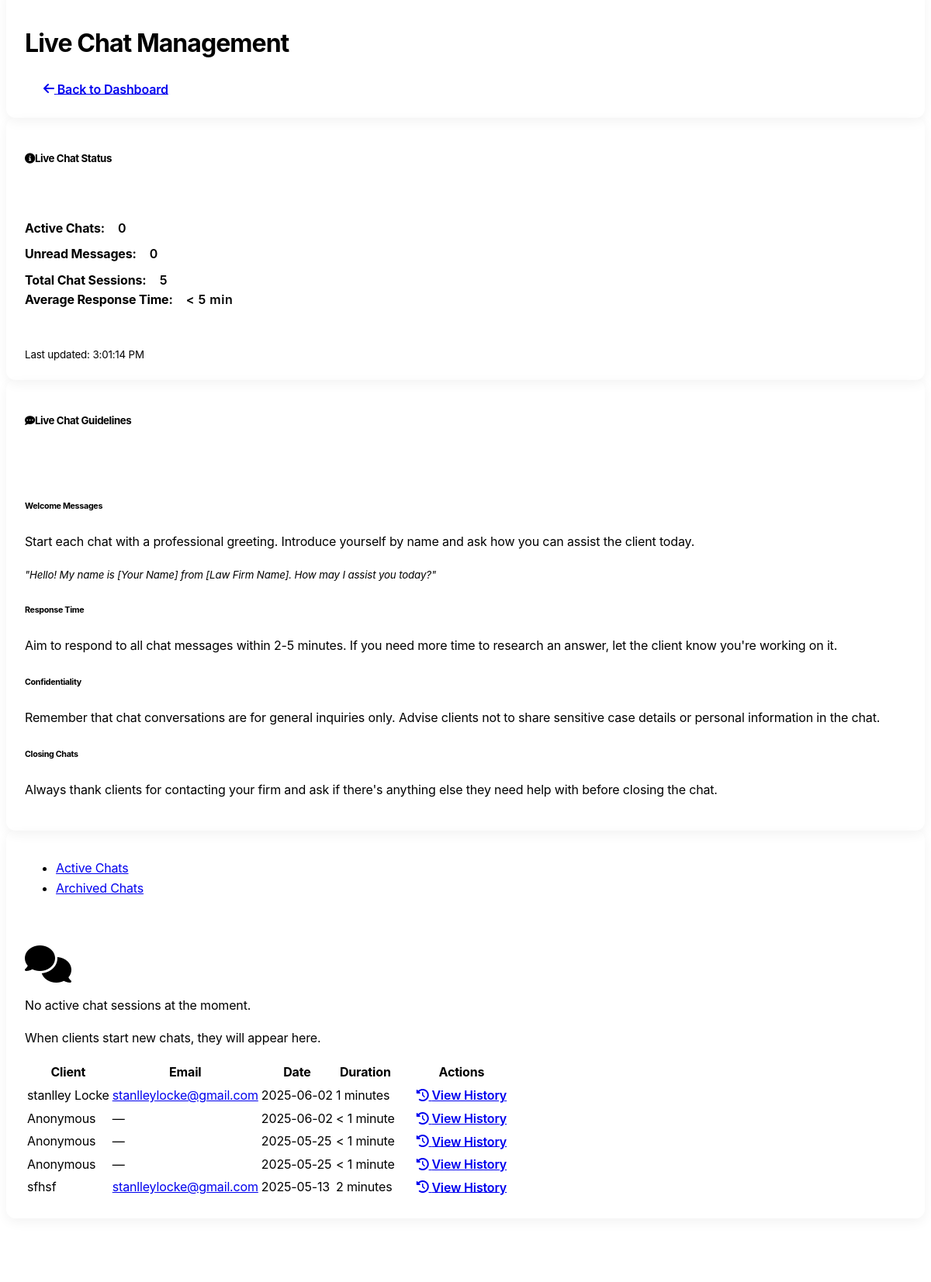
Before: /admin/chats (signed in, middle part) with the older database file.
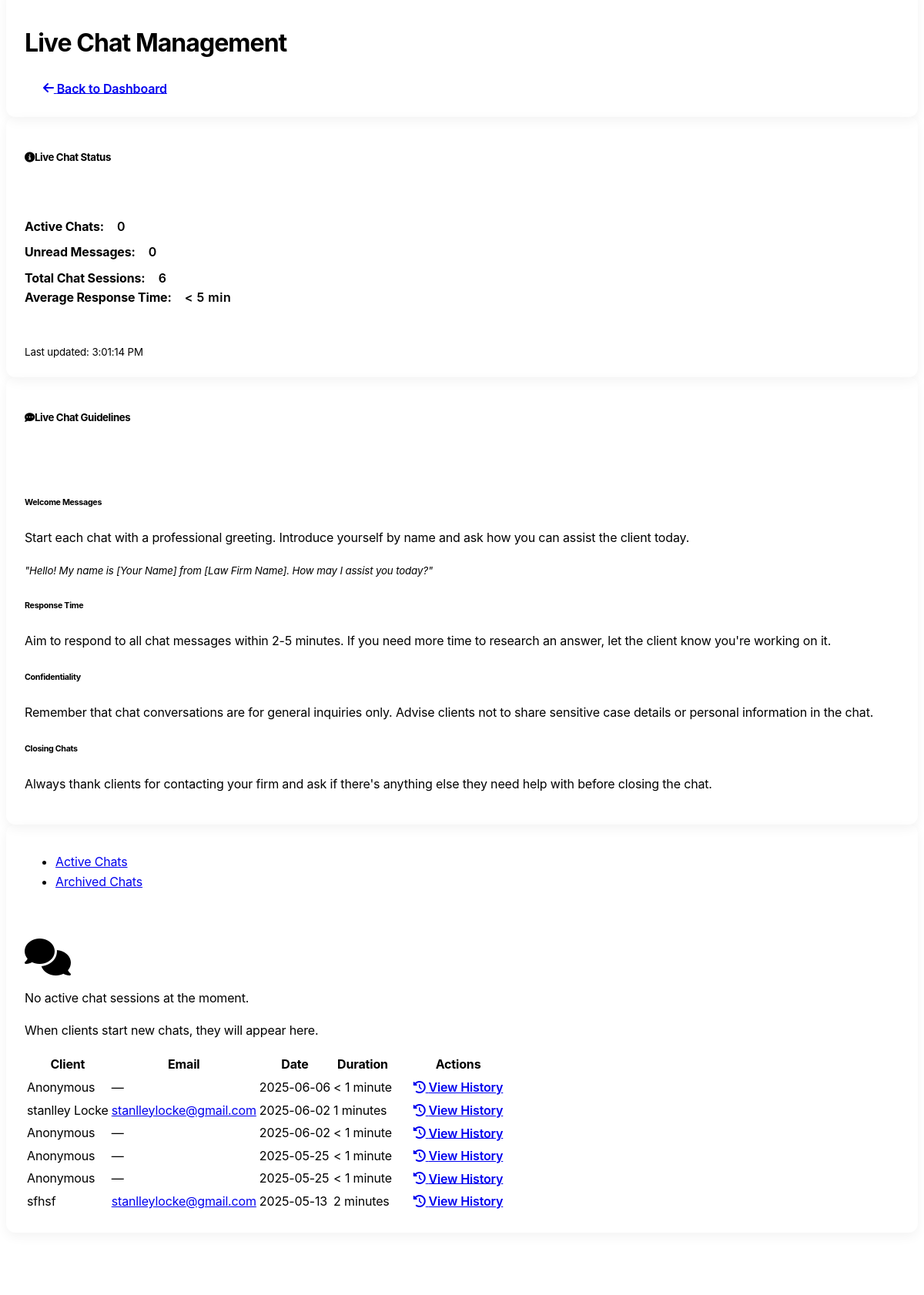
After: the same page with the newer database file.
### models.py (models this page shows, shortened)
class ChatRoom(db.Model):
    id = db.Column(db.Integer, primary_key=True)
    room_id = db.Column(db.String(100), unique=True, nullable=False)
    client_name = db.Column(db.String(100), nullable=True)
    client_email = db.Column(db.String(120), nullable=True)
    created_at = db.Column(db.DateTime, default=datetime.utcnow)
    last_activity = db.Column(db.DateTime, default=datetime.utcnow)
    is_active = db.Column(db.Boolean, default=True)

### routes/chat_routes.py (the view)
@chat_bp.route('/admin/chats')
@login_required
def admin_chats():
    if not current_user.is_admin:
        return render_template('errors/403.html'), 403
    active_rooms = ChatRoom.query.filter_by(is_active=True).order_by(ChatRoom.last_activity.desc()).all()
    archived_rooms = ChatRoom.query.filter_by(is_active=False).order_by(ChatRoom.last_activity.desc()).all()
    for room in active_rooms:
        room.has_unread = ChatMessage.query.filter_by(
            room=room.room_id,
            is_read=False,
            is_from_client=True
        ).count() > 0
    total_chats = ChatRoom.query.count()
    return render_template('admin/chats.html',
                          title='Manage Chats',
                          active_rooms=active_rooms,
                          archived_rooms=archived_rooms,
                          total_chats=total_chats)

### templates/admin/chats.html (shortened to what the changed rows need)
{% extends "layout.html" %}
{% block content %}
<div class="container py-4">
    <div class="row mb-4">
        <div class="col-12">
            <div class="card">
                <div class="card-body d-flex justify-content-between align-items-center">
                    <h1 class="h3 mb-0">Live Chat Management</h1>
                </div>
            </div>
        </div>
    </div>
    <div class="row mb-4">
        <div class="col-md-4">
            <div class="card h-100">
                <div class="card-body">
                    <div class="mb-3">
                        <div class="d-flex justify-content-between align-items-center mb-1">
                            <strong>Total Chat Sessions:</strong>
                            <span class="badge bg-info">{{ total_chats }}</span>
                        </div>
                    </div>
                </div>
            </div>
        </div>
    </div>
    <div class="row">
        <div class="col-12">
            <div class="card">
                <div class="card-body">
                    <div class="tab-content">
                        <div class="tab-pane fade" id="archived-chats">
                            {% if archived_rooms %}
                                <div class="table-responsive">
                                    <table class="table table-hover">
                                        <thead>
                                            <tr>
                                                <th>Client</th>
                                                <th>Email</th>
                                                <th>Date</th>
                                                <th>Duration</th>
                                                <th>Actions</th>
                                            </tr>
                                        </thead>
                                        <tbody>
                                            {% for room in archived_rooms %}
                                            <tr>
                                                <td>
                                                    {% if room.client_name %}
                                                        {{ room.client_name }}
                                                    {% else %}
                                                        <span class="text-muted">Anonymous</span>
                                                    {% endif %}
                                                </td>
                                                <td>
                                                    {% if room.client_email %}
                                                        <a href="mailto:{{ room.client_email }}">{{ room.client_email }}</a>
                                                    {% else %}
                                                        <span class="text-muted">—</span>
                                                    {% endif %}
                                                </td>
                                                <td>{{ room.created_at.strftime('%Y-%m-%d') }}</td>
                                                <td>
                                                    {% set duration = (room.last_activity - room.created_at).total_seconds() / 60 %}
                                                    {% if duration < 1 %}
                                                        &lt; 1 minute
                                                    {% else %}
                                                        {{ duration|int }} minutes
                                                    {% endif %}
                                                </td>
                                                <td>
                                                    <a href="{{ url_for('chat.admin_chat_room', room_id=room.room_id) }}"
                                                       class="btn btn-sm btn-secondary">
                                                        <i class="fas fa-history me-1"></i> View History
                                                    </a>
                                                </td>
                                            </tr>
                                            {% endfor %}
                                        </tbody>
                                    </table>
                                </div>
                            {% else %}
                                <div class="text-center py-5">
                                    <i class="fas fa-archive fa-3x mb-3 text-muted"></i>
                                    <p class="lead">No archived chat sessions.</p>
                                    <p>Closed chat sessions will be archived here for future reference.</p>
                                </div>
                            {% endif %}
                        </div>
                    </div>
                </div>
            </div>
        </div>
    </div>
</div>
{% endblock %}

Changed rows visible on the page:
added ChatRoom: shows "Anonymous", created_at "2025-06-06", shows "< 1 minute"
Other visible differences:
{{ total_chats }}: "5" → "6"
